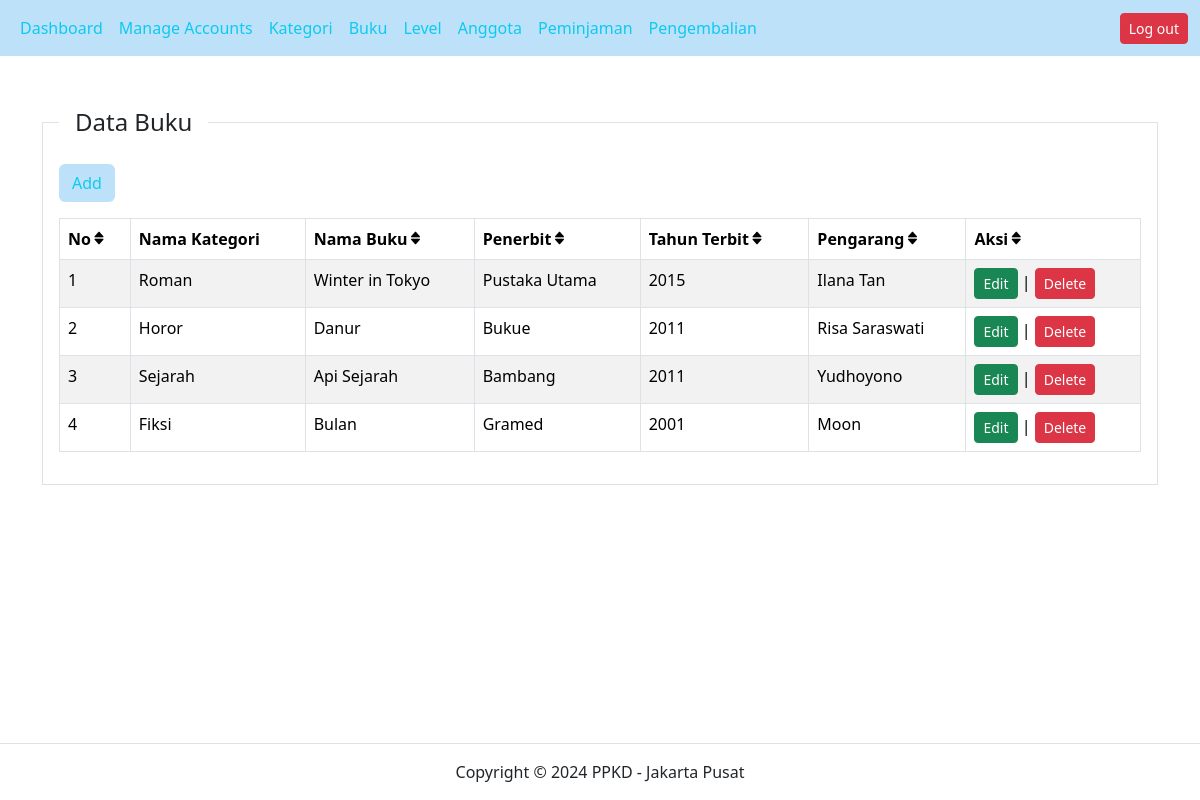
Page /?pg=buku on the committed database.
### tables this page shows
CREATE TABLE `buku` (
  `id` int(11) NOT NULL,
  `id_kategori` int(11) NOT NULL,
  `nama_buku` varchar(50) NOT NULL,
  `penerbit` varchar(50) NOT NULL,
  `tahun_terbit` varchar(10) NOT NULL,
  `pengarang` varchar(50) NOT NULL,
  `created_at` timestamp NOT NULL DEFAULT current_timestamp(),
  `update_at` timestamp NOT NULL DEFAULT current_timestamp() ON UPDATE current_timestamp()
);

CREATE TABLE `kategori` (
  `id` int(11) NOT NULL,
  `nama_kategori` varchar(50) NOT NULL,
  `created_at` timestamp NOT NULL DEFAULT current_timestamp(),
  `updated_at` timestamp NOT NULL DEFAULT current_timestamp() ON UPDATE current_timestamp()
);

### content/buku.php (the view)
<?php
$buku = mysqli_query($koneksi, "SELECT kategori.nama_kategori, buku.* FROM buku LEFT JOIN kategori ON kategori.id = buku.id_kategori ORDER BY id DESC");
?>
<div class="mt-5 container">
    <div class="row">
        <div class="col-sm-12">
            <fieldset class="border p-3">
                <legend class="float-none w-auto px-3">Data Buku</legend>
                <div class="button-action">
                    <a href="?pg=tambah-buku" type="button" class="btn text-info" style="background-color: #bee1fa;">Add</a>
                </div>
                <div class="table-responsive">
                    <table class="table table-bordered table-striped table-hover mt-3">
                        <thead>
                            <tr>
                                <th scope="col">No<i class="bx bxs-sort-alt"></th>
                                <th scope="col">Nama Kategori</th>
                                <th scope="col">Nama Buku<i class="bx bxs-sort-alt"></th>
                                <th scope="col">Penerbit<i class="bx bxs-sort-alt"></th>
                                <th scope="col">Tahun Terbit<i class="bx bxs-sort-alt"></th>
                                <th scope="col">Pengarang<i class="bx bxs-sort-alt"></th>
                                <th scope="col">Aksi<i class="bx bxs-sort-alt"></th>
                            </tr>
                        </thead>
                        <tbody>
                            <?php
                            $no = 1;
                            while ($row = mysqli_fetch_array($buku)):
                            ?>
                                <tr>
                                    <td><?php echo $no++ ?></td>
                                    <td><?php echo $row['nama_kategori'] ?></td>
                                    <td><?php echo $row['nama_buku'] ?></td>
                                    <td><?php echo $row['penerbit'] ?></td>
                                    <td><?php echo $row['tahun_terbit'] ?></td>
                                    <td><?php echo $row['pengarang'] ?></td>
                                    <td>
                                        <a href="?pg=tambah-buku&edit=<?php echo $row['id'] ?>"
                                            class="btn btn-success btn-sm">Edit
                                        </a> |
                                        <a
                                            href="?pg=tambah-buku&delete=<?php echo $row['id'] ?>"
                                            class="btn btn-danger btn-sm"
                                            onclick="return confirm('Apakah anda yakin akan menghapus data ini??')">Delete</a>
                                    </td>
                                </tr>
                            <?php endwhile ?>
                        </tbody>
                    </table>
                </div>
            </fieldset>
        </div>
    </div>
</div>

### rows in the picture
buku: id_kategori.nama_kategori "Roman", nama_buku "Winter in Tokyo", penerbit "Pustaka Utama", tahun_terbit "2015", pengarang "Ilana Tan"
buku: id_kategori.nama_kategori "Horor", nama_buku "Danur", penerbit "Bukue", tahun_terbit "2011", pengarang "Risa Saraswati"
buku: id_kategori.nama_kategori "Sejarah", nama_buku "Api Sejarah", penerbit "Bambang", tahun_terbit "2011", pengarang "Yudhoyono"
buku: id_kategori.nama_kategori "Fiksi", nama_buku "Bulan", penerbit "Gramed", tahun_terbit "2001", pengarang "Moon"
